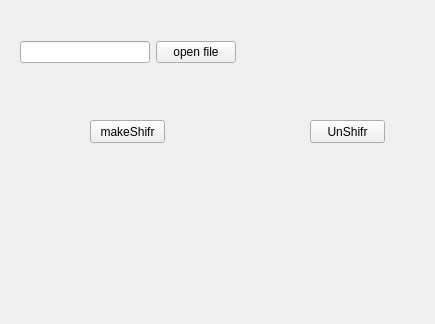
<?xml version="1.0" encoding="UTF-8"?>
<ui version="4.0">
 <class>FormWithPublicKey</class>
 <widget class="QWidget" name="FormWithPublicKey">
  <property name="geometry">
   <rect>
    <x>0</x>
    <y>0</y>
    <width>435</width>
    <height>324</height>
   </rect>
  </property>
  <property name="windowTitle">
   <string>Form</string>
  </property>
  <widget class="QPushButton" name="Shifr_PB">
   <property name="geometry">
    <rect>
     <x>90</x>
     <y>120</y>
     <width>75</width>
     <height>23</height>
    </rect>
   </property>
   <property name="text">
    <string>makeShifr</string>
   </property>
  </widget>
  <widget class="QPushButton" name="UnShifr_PB">
   <property name="geometry">
    <rect>
     <x>310</x>
     <y>120</y>
     <width>75</width>
     <height>23</height>
    </rect>
   </property>
   <property name="text">
    <string>UnShifr</string>
   </property>
  </widget>
  <widget class="QWidget" name="">
   <property name="geometry">
    <rect>
     <x>20</x>
     <y>40</y>
     <width>216</width>
     <height>25</height>
    </rect>
   </property>
   <layout class="QHBoxLayout" name="horizontalLayout">
    <item>
     <widget class="QLineEdit" name="fileName_LE"/>
    </item>
    <item>
     <widget class="QPushButton" name="Open_PB">
      <property name="text">
       <string>open file</string>
      </property>
     </widget>
    </item>
   </layout>
  </widget>
 </widget>
 <resources/>
 <connections/>
</ui>
